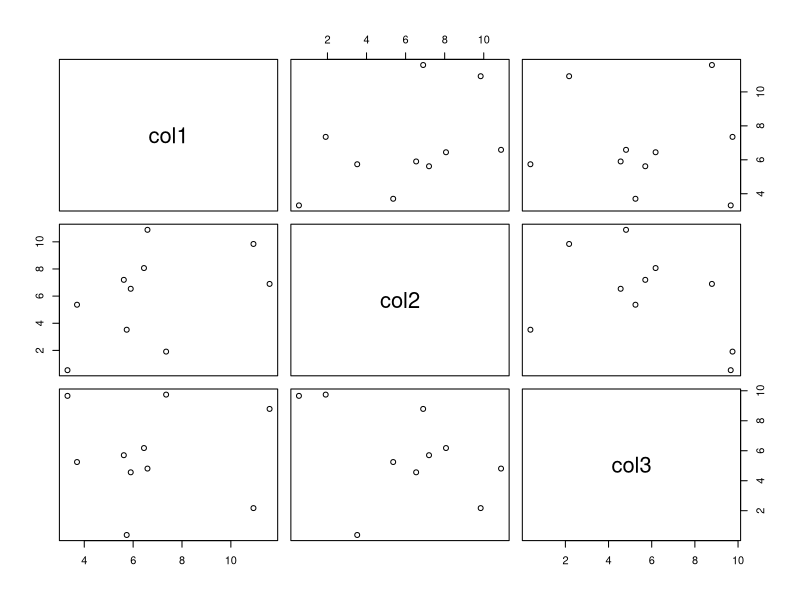
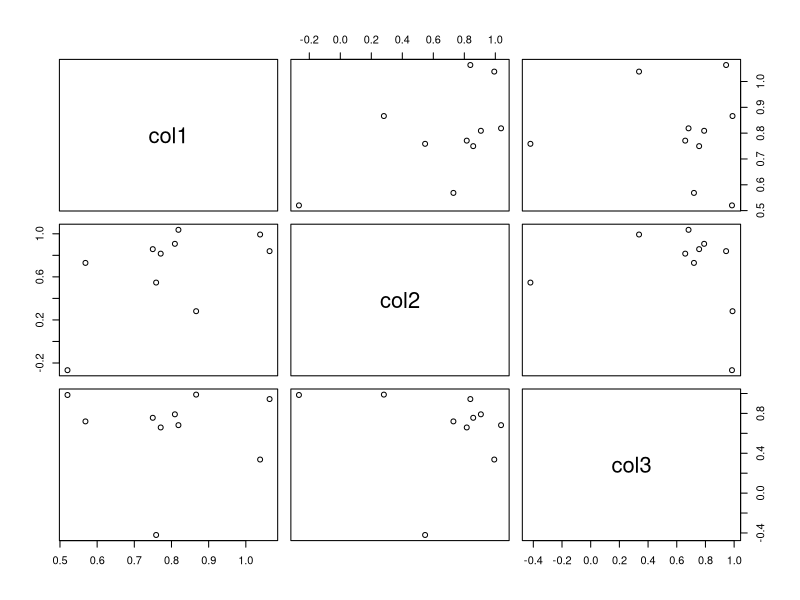
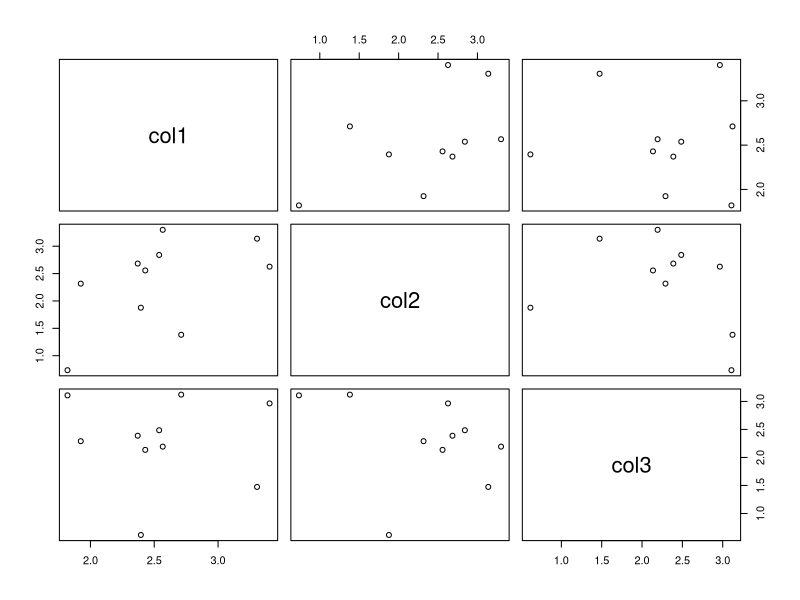
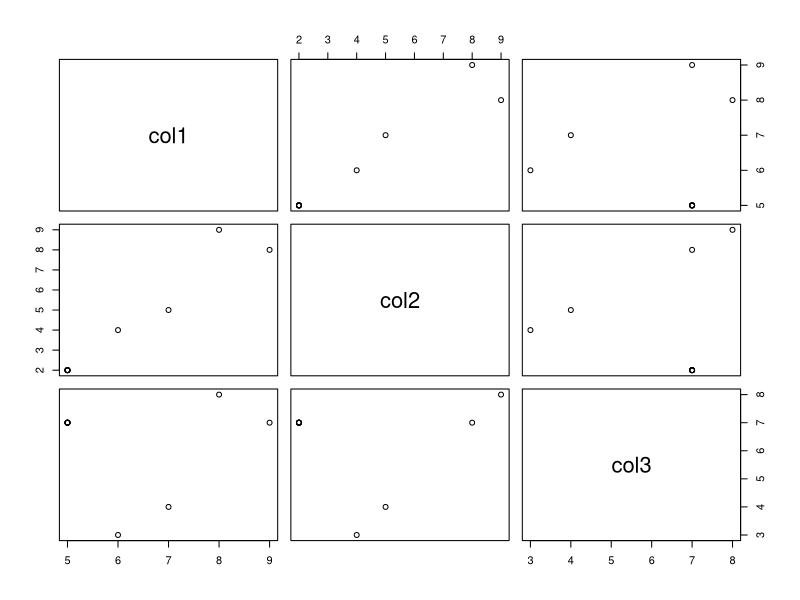
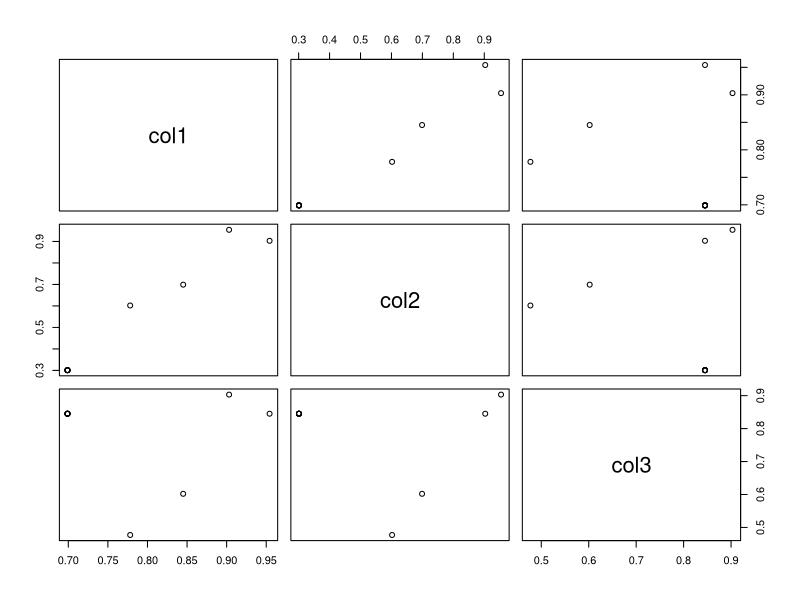
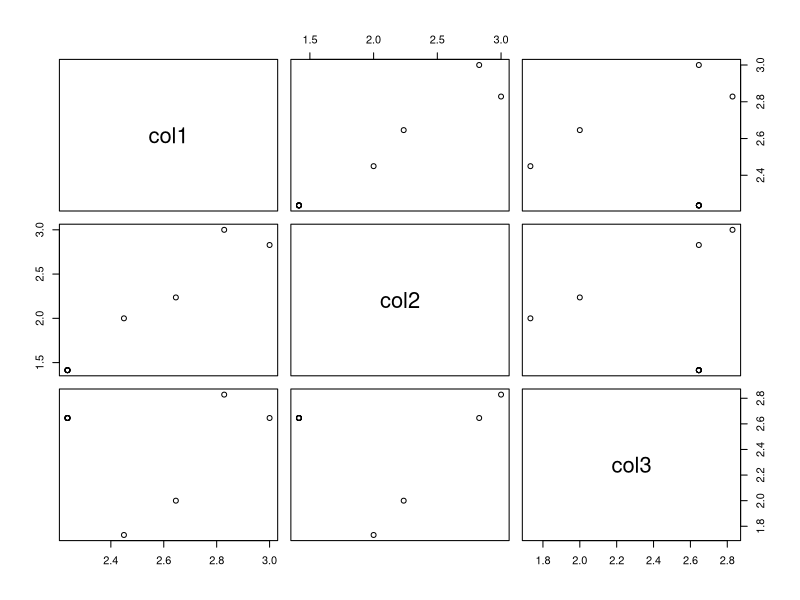

Reproduce these figures in R, in order.
## ---- chunk 1
#--------------
# 1) Operaciones aritm?ticas básicas

# Suma
5 + 7

# Resta
5 - 3

# Multiplicación
5 * 7

# División
5/3

# Exponentes
2^3

# Devolver el resto de la división de 5/3
5 %% 3

# Logaritmos y exponenciales :
x = 5/3
log2(x)     # Logarítmo en base 2 de x
log10(x)    # Logarítmo en base 10 de x
exp(x)      # Exponencial de x

# Funciones trigonom?tricas :
cos(x)    # Coseno de x
sin(x)    # Seno de x
tan(x)    # Tangente de x
acos(x/100)   # Arcoseno de x
asin(x/100)   # Arcseno de x
atan(x/100)   # Arcotangente de x
abs(x)    # Valor absoluto de x
sqrt(x)   # Raíz cuadrada de x



#--------------
# 2) Asignación de valores a objetos o a variables
sitios <- 2         # Número de sitios = 2
sitios = 2          # Otra forma
n.sitios <- "dos"   # Número de sitios como un caracter
dos.sitios <- TRUE  # Objeto lógico

# Imprimir los valores asignados
sitios         # Imprime el Número de sitios
print(sitios)  # Otra forma
n.sitios       # Sitios asignados como caracter
dos.sitios     # Sentencia lógica

# Identificar el tipo de asignación
class(sitios)         # Tipolog?a de los sitios
class(n.sitios)       # Tipolog?a del Número de sitios
class(dos.sitios)     # Tipolog?a de la sentencia lógica
is.numeric(sitios)    # Identificador: is.numeric(), is.character(), is.logical()
as.character(sitios)  # Cambiar: as.numeric(), as.character(), as.logical()

# Operaciones con las asignaciones
3 * sitios     # Multiplicar 3 por el Número de sitios

# área de un rectángulo
altura <- 20      # Altura del rectángulo
ancho <- 10       # Ancho
área <- altura*ancho   # Cálculo de área
área              # Imprimir el área
print(área)       # Otra forma de imprimir el área
ls()        # Permite visualizar a los objetos creados




#--------------
# 3) Vectores
sitios <- c(2, 3, 2, 3)   # Vector sitios
sitios    # Imprimir el vector

sitios <- c("dos", "tres", "dos", "dos")    # Vector como caracter
sitios

abundancia <- c(TRUE, FALSE, TRUE, TRUE)    # vector con elementos lógicos
abundancia

sitios <- c(2, 3, 2, 3)   # Vector sitios
names(sitios) <- c("dos", "tres", "dos", "dos")   # Nombres de los elementos del vector sitios
sitios <- c(dos= 2, tres= 3, dos= 2, dos= 2)      # Otra forma
sitios

length(sitios)    # Elementos del vector sitios
sitios[2]         # Segundo elemento del vector sitios
sitios[c(1,4)]    # Primer y cuarto elemento del vector
sitios [1:3]      # Tres primeros elementos del vector sitios
sitios [-1]       # Eliminar el primer elemento del vector

sitios[abundancia == TRUE]  # Abundancias con valor verdadero
sitios[sitios >= 2]  # Sitios con abundancias con valores mayor o igual a 2
sitios[sitios != 3]  # Sitios con abundancias diferentes a 3


#--------------
# 4) Operaciones con escalares y vectores

sitios.1 <- c(A = 2, B= 3, C= 2, D= 3)   # Vector sitios en muestreo 1
sitios.1
sitios.2 <- c(A = 4, B= 6, C= 4, D= 5)   # Vector sitios en muestreo 2
sitios.2

sitios * 3            # Producto de los sitios x 2
sitios.1 * sitios.2   # Producto de los sitios 1 y 2

sitios.1 <- c(2, 3, 2, 3)   # Vector sitios en muestreo 1
sitios.1
max(sitios.1)         # Valor m?ximo
min(sitios.1)         # Valor m?nimo
range(sitios.1)       # Rango de los datos del vector
sum(sitios.1)         # Suma de los datos del vector
prod(sitios.1)        # Producto de los datos del vector
mean(sitios.1)        # Promedio de los datos del vector       
sd(sitios.1)          # Desviación estándar 
var(sitios.1)         # Varianza de los datos del vector 
sort(sitios.1)        # Organizar elementos de forma ascendente


#--------------
# 5) Matrices
Matriz <- matrix(1:15, nrow = 3, ncol = 5)    # nrow y nrow: Número de filas y columnas
Matriz

Matriz <- matrix(1:15, nrow = 5, ncol = 3)    # 1:15: Secuencia de valores de 1 a 15
Matriz

Matriz <- matrix(c(1:15),5,3, byrow= FALSE)   # 5,3: Número de filas y columnas
Matriz

# Primera opción para crear una Matriz
Matriz <- matrix(c(5, 6, 7, 8, 9,    # Elementos de la Matriz
                   2, 4, 5, 9, 8,
                   7, 3, 4, 8, 7),   # 15 elementos
                   5,3, byrow=F)     # 5 columnas y 3 filas 
Matriz

# Otra forma con las funciones cbind() o rbind() 
col1 <- c(5, 6, 7, 8, 9)        # Col 1 a 3, son las tres columnas de la Matriz
col2 <- c(2, 4, 5, 9, 8)
col3 <- c(7, 3, 4, 8, 7)
Matriz <- cbind(col1, col2, col3)           # Nombres de las columnas
rownames(Matriz) <- c("A","B","C","D","E")  # Nombres de las filasMatriz
Matriz

# Otra forma con comandos "colnames" y "dimnames"
Matriz <- matrix(
          data = c(5, 6, 7, 8, 9,    # Elementos de la Matriz
                   2, 4, 5, 9, 8,
                   7, 3, 4, 8, 7), 
          nrow = 5, byrow = FALSE,                   # nrow= columnas.
          dimnames = list(c("A","B","C","D","E"),    # dimnames= lista con vector fila y columna 
                     c("col1", "col2", "col3")))
Matriz

# Otra forma con comandos "colnames" y "dimnames"
nombres <- LETTERS[1:nrow(Matriz)]                  # Letras para las filas
colnames(Matriz) <- c("col1","col2","col3")         # Nombres de las columnas
dimnames(Matriz)=(list(nombres,colnames(Matriz)))   # Elaboración de la Matriz
Matriz

# Algunos comandos para las matrices
t(Matriz)         # Transpuesta de la Matriz
ncol(Matriz)      # Número de columnas
nrow(Matriz)      # Número de filas
dim(Matriz)       # Dimensión: Filas y columnas
Matriz[2,]        # Ver la segunda fila (coma a la derecha del dato)
Matriz[,2]        # Ver la segunda columna (coma a la izquierda del dato)
Matriz[2:4,]      # Filas 2 a la 4
Matriz[c(2,4),]   # Filas 2 y 4
Matriz[,"col1"]   # Ver la columna 1
Matriz[3,"col1"]  # Seleccionar el valor de la 3a fila y columna 1
Matriz[3, 1]      # Otra forma para hacer lo anterior
Matriz[3, 1:3]    # Valores de la fila 3 y de las columnas 1:3
Matriz[-3,]       # Excluye a la 3a fila


#--------------
# 6) Operaciones matriciales

Matriz * 3              # Multiplicar por 3
log10(Matriz)           # Logaritmo en base 10
round(log10(Matriz),2)  # Redondear valores a 2 decimales
sqrt(Matriz)            # Raíz cuadrada
rowSums(Matriz)         # Sumas de filas
colSums(Matriz)         # Sumas de columnas
colMeans(Matriz)        # Promedios de columnas
rowMeans(Matriz)        # Promedios de filas
apply(Matriz, 1, mean)  # Promedios de filas
apply(Matriz, 2, mean)  # Promedios de columnas
summary(Matriz)         # Resumen estad?stico de las columnas
var(Matriz)             # Matriz de varianza covarianza
cor(Matriz)             # Matriz de correlación
solve(var(Matriz))      # Inversa de la Matriz de varianza covarianza
eigen(var(Matriz))      # Valores y vectores propios



#--------------
# 7) Crear base de datos - data frames
datos <- data.frame(
  "n" = 1:4,                                   # Consecutivo
  "indiv." = c("a", "b", "c", "d"),            # Individuos
  "sexo" = as.character(c("f","f","m","m")),   # Sexo
  "variable" = c(1.2, 3.4, 4.5, 5.6))          # Valor de la variable
datos           # Impresión de los datos
head(datos)     # Muestra los primeros datos
dim(datos)      # Número de filas y de columnas
length(datos)   # Número de columnas
names(datos)    # Nombres de las columnas
str(datos)      # Estructura de la base de datos
class(datos)    # Tipo de estructura
t(datos)        # Transpuesta de la base de datos
is.data.frame(datos)      # Verifica si datos es un data frame
is.data.frame(Matriz)     # Verifica si Matriz es un data frame
Matriz
Matriz1 <- as.data.frame(Matriz)  # Convertir la Matriz a un data frame
Matriz1



#--------------
# 8) Subconjuntos del data frame (datos)

datos
str(datos)      # Estructura de la base de datos
names(datos)    # Nombres de las columnas
datos$indiv.    # Elementos de la columna "indv."
datos[,'indiv.']    # Otra forma de hacer lo anterior
datos[,c(1, 3)]     # Columnas 1 y 3
datos[,-1]          # Excluir columna 1
datos$variable >= 4       # Datos con esta condición
datos[datos$variable >= 4, ]    # Filas con esta condición
datos[datos$variable >= 4, c("indiv.", "variable")]   # Variables con esa condición
subset(datos, variable >= 4)    # Individuos con esa condición

attach(datos)     # attach, permite llamar a las columnas solo dando sus nombres
datos[variable >= 4, ]    # Comando resumido
detach(datos)     # Para finalizar lo anterior


#--------------
# 9) Agregar columnas o filas al data frame (datos)

nivel <- factor(c("bajo","bajo","alto","alto"))   # Factor generado
nivel
datos
datos$grupo <- nivel            # nueva columna llamada "grupo"
datos
datos1 <- cbind(datos, group = nivel)  # otra forma de incluir la nueva columna
datos1


#--------------
# 10) Data frame con valores aleatrorios
Matriz            # Data frame para calculas sus promedios y desviaciones
media = colMeans(Matriz)    # Promedios de las columnas
media
de= sqrt(var(Matriz))       # Desviaciones estándar de las columnas
de
# Generador de Números aleatorios: rnorm(n, media, de)
# *Cada corrida es independiente de la anterior
col1 <- abs(round(rnorm(10, 7.0, 1.6),3))   # Números aleatorios de la columna 1
col1
col2 <- abs(round(rnorm(10, 5.6, 2.8),3))   # Números aleatorios de la columna 2
col2
col3 <- abs(round(rnorm(10, 5.8, 2.2),3))   # Números aleatorios de la columna 3
col3
Matriz2 <- cbind(col1, col2, col3)  # Fusión de las columnas
Matriz2
Matriz2 <- data.frame(Matriz2)      # Data Frame - Matriz2
Matriz2
str(Matriz2)          # Estrutura del data frame
x11()                 # Panel gr?fico adicional
plot(Matriz2)         # Figura de pares
plot(log10(Matriz2))  # Figura con transformación logarítmica
plot(sqrt(Matriz2))   # Figura con transformación cuadrítica



#--------------
# 11) Otra opción de realizar data frame con valores aleatorios
Matriz            # Dataframe para relacionar la numeración de cada fila
# Generar 10 Números aleatorios
Matriz3= sample(                  # Muestra a realizar (sample)
         1:nrow(Matriz[1:5,]),    # Filas de la base de datos (1:5)
         size=10,                 # Valores aleatorios a generar
         replace=TRUE)            # Muestreo por reemplazamiento
Matriz3   # Los 10 Números, representan el orden en que aparece cada observación
Matriz3<- Matriz[Matriz3, ]       # Data frame generado con 10 obs. aleatorias
Matriz3 <- data.frame(Matriz3)    # Data Frame - Matriz3
head(Matriz3)
str(Matriz3)          # Estructura de Matriz3
x11()                 # Panel gr?fico adicional
plot(Matriz3)         # Figura de pares
plot(log10(Matriz3))  # Figura con transformación logarítmica
plot(sqrt(Matriz3))   # Figura con transformación cuadrítica
